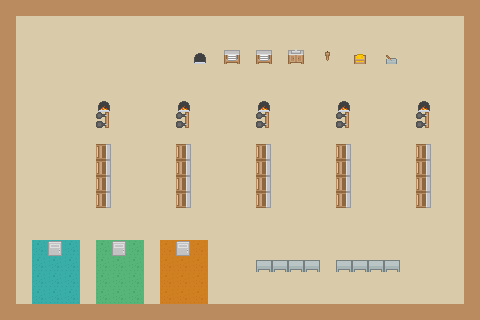

This is a level from a 2D game, rendered from its Tiled map with the project's own tilesets. A one-line summary and the map file follow, with tile-layer data summarised:
An orthogonal 30x20 tile map with 16x16 px tiles, 8 tile layers (Ground, Wall, Counter, WorkPlace, ...).

<map version="1.2" tiledversion="1.2.1" orientation="orthogonal" renderorder="right-down" width="30" height="20" tilewidth="16" tileheight="16" infinite="0" nextlayerid="9" nextobjectid="1">
 <tileset firstgid="1" name="TileCuisine" tilewidth="16" tileheight="16" tilecount="28" columns="28">
  <image source="TileCuisine.png" trans="ff00ff" width="448" height="16" />
 </tileset>
 <layer id="1" name="Ground" width="30" height="20" locked="1">
  <data>[600 cells, 504 non-empty, 1 distinct tile ids]</data>
 </layer>
 <layer id="2" name="Wall" width="30" height="20" locked="1">
  <data>[600 cells, 96 non-empty, 1 distinct tile ids]</data>
 </layer>
 <layer id="3" name="Counter" width="30" height="20" locked="1">
  <data>[600 cells, 8 non-empty, 1 distinct tile ids]</data>
 </layer>
 <layer id="4" name="WorkPlace" width="30" height="20" locked="1">
  <data>[600 cells, 20 non-empty, 1 distinct tile ids]</data>
 </layer>
 <layer id="5" name="Instrument" width="30" height="20" locked="1">
  <data>[600 cells, 10 non-empty, 2 distinct tile ids]</data>
 </layer>
 <layer id="6" name="Machine" width="30" height="20" locked="1">
  <data>[600 cells, 7 non-empty, 6 distinct tile ids]</data>
 </layer>
 <layer id="8" name="Stockage" width="30" height="20" locked="1">
  <data>[600 cells, 36 non-empty, 3 distinct tile ids]</data>
 </layer>
 <layer id="7" name="Doors" width="30" height="20" locked="1">
  <data>[600 cells, 3 non-empty, 1 distinct tile ids]</data>
 </layer>
</map>